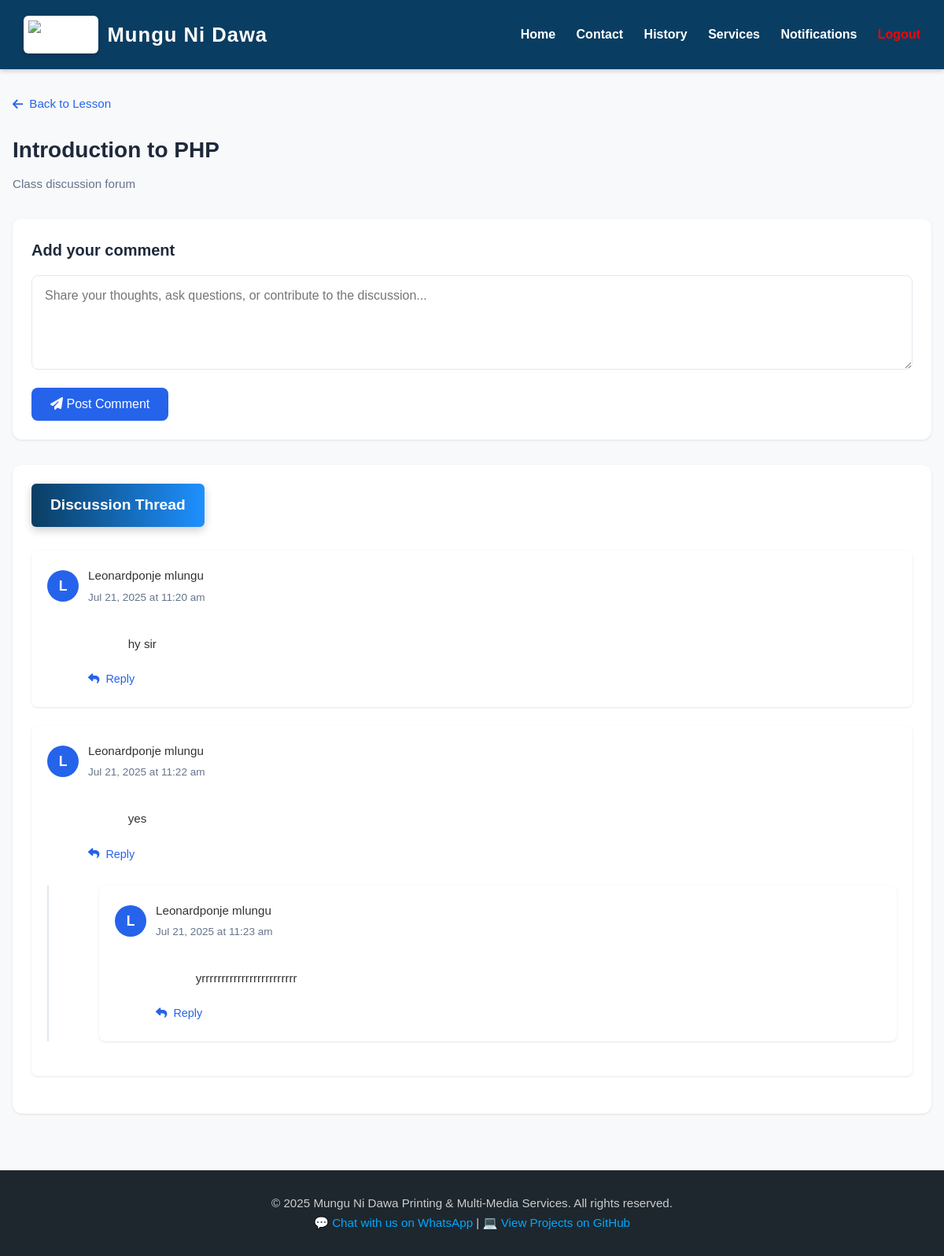
The app's page /user/class_discussion.php?class_id=20&lesson_id=1 (signed in) with its own data.
### tables this page shows
CREATE TABLE IF NOT EXISTS `scheduled_classes` (
  `id` int NOT NULL AUTO_INCREMENT,
  `lesson_id` int NOT NULL,
  `topic` varchar(255) NOT NULL,
  `class_date` datetime NOT NULL,
  `class_link` varchar(255) NOT NULL,
  `created_at` timestamp NULL DEFAULT CURRENT_TIMESTAMP,
  PRIMARY KEY (`id`),
  KEY `lesson_id` (`lesson_id`)
);

CREATE TABLE IF NOT EXISTS `class_discussions` (
  `id` int NOT NULL AUTO_INCREMENT,
  `class_id` int NOT NULL,
  `user_id` int NOT NULL,
  `message` text NOT NULL,
  `posted_at` datetime NOT NULL,
  `parent_id` int DEFAULT NULL,
  PRIMARY KEY (`id`),
  KEY `class_id` (`class_id`),
  KEY `user_id` (`user_id`)
);

CREATE TABLE IF NOT EXISTS `users` (
  `id` int NOT NULL AUTO_INCREMENT,
  `name` varchar(100) NOT NULL,
  `username` varchar(50) NOT NULL,
  `email` varchar(100) NOT NULL,
  `phone` varchar(20) DEFAULT NULL,
  `password` varchar(255) NOT NULL,
  `role` varchar(20) NOT NULL,
  `created_at` timestamp NULL DEFAULT CURRENT_TIMESTAMP,
  `education_level` int DEFAULT NULL COMMENT '1=Primary, 2=Secondary, 3=Tertiary',
  `class_id` int DEFAULT NULL,
  `semester_id` int DEFAULT NULL,
  PRIMARY KEY (`id`),
  UNIQUE KEY `username` (`username`),
  UNIQUE KEY `email` (`email`)
);

### user/class_discussion.php (the view, shortened to what this page needs)
<?php
include 'includes/db_connect.php';
$user_role = strtolower($_SESSION['users']['role'] ?? '');
$lesson_id = intval($_GET['lesson_id'] ?? 0);
$class_id = intval($_GET['class_id'] ?? 0);
$stmt = $conn->prepare("SELECT * FROM scheduled_classes WHERE id = ?");
$stmt->bind_param("i", $class_id);
$stmt->execute();
$class = $stmt->get_result()->fetch_assoc();
$discussion_stmt = $conn->prepare("
    SELECT cd.*, u.name, u.role,
           (SELECT COUNT(*) FROM class_discussions cd2 WHERE cd2.parent_id = cd.id) as reply_count
    FROM class_discussions cd
    JOIN users u ON cd.user_id = u.id
    WHERE cd.class_id = ?
    ORDER BY cd.posted_at ASC
");
$discussion_stmt->bind_param("i", $class_id);
$discussion_stmt->execute();
$discussions = $discussion_stmt->get_result()->fetch_all(MYSQLI_ASSOC);
$discussion_tree = [];
foreach ($discussions as $discussion) {
    if ($discussion['parent_id'] == 0) {
        $discussion_tree[$discussion['id']] = $discussion;
        $discussion_tree[$discussion['id']]['replies'] = [];
    }
}
foreach ($discussions as $discussion) {
    if ($discussion['parent_id'] != 0 && isset($discussion_tree[$discussion['parent_id']])) {
        $discussion_tree[$discussion['parent_id']]['replies'][] = $discussion;
    }
}
function renderDiscussion($discussion, $class_id, $user_role, $depth = 0) {
    $max_depth = 4;
    $is_lecturer = $discussion['role'] === 'lecturer';
    ?>
    <div class="comment" style="margin-left: <?= $depth * 40 ?>px;">
        <div class="comment-header">
            <div class="comment-author">
                <div class="author-avatar <?= $is_lecturer ? 'lecturer' : '' ?>">
                    <?= strtoupper(substr($discussion['name'], 0, 1)) ?>
                </div>
                <div class="author-info">
                    <span class="author-name"><?= htmlspecialchars($discussion['name']) ?></span>
                    <span class="comment-time"><?= date('M j, Y \a\t g:i a', strtotime($discussion['posted_at'])) ?></span>
                </div>
            </div>
        </div>
        <div class="comment-content">
            <?= nl2br(htmlspecialchars($discussion['message'])) ?>
        </div>
        <div class="comment-actions">
            <?php if ($depth < $max_depth): ?>
                <button class="reply-btn" data-comment="<?= $discussion['id'] ?>">
                    <i class="fas fa-reply"></i> Reply
                </button>
            <?php endif; ?>
        </div>
        <?php if (!empty($discussion['replies'])): ?>
            <div class="replies">
                <?php foreach ($discussion['replies'] as $reply): ?>
                    <?php renderDiscussion($reply, $class_id, $user_role, $depth + 1); ?>
                <?php endforeach; ?>
            </div>
        <?php endif; ?>
    </div>
    <?php
}
?>
<!DOCTYPE html>
<html lang="en">
<head>
    <link rel="stylesheet" href="https://cdnjs.cloudflare.com/ajax/libs/font-awesome/6.5.0/css/all.min.css">
</head>
<body class="page-container">
    <?php include 'includes/header.php'; ?>
    <main class="main-content">
        <div class="container">
            <div class="discussion-header">
                <a href="lesson_details.php?lesson_id=<?= $lesson_id ?>" class="back-link">
                    <i class="fas fa-arrow-left"></i> Back to Lesson
                </a>
                <h1 class="discussion-title"><?= htmlspecialchars($class['topic']) ?></h1>
                <p class="class-meta">Class discussion forum</p>
            </div>
            <div class="new-comment-card">
                <h2 class="new-comment-title">Add your comment</h2>
                <form method="POST" class="new-comment">
                    <textarea name="message" placeholder="Share your thoughts, ask questions, or contribute to the discussion..." required></textarea>
                    <button type="submit" class="submit-btn">
                        <i class="fas fa-paper-plane"></i> Post Comment
                    </button>
                </form>
            </div>
            <div class="comments-section">
                <h2 class="section-title">Discussion Thread</h2>
                <?php if (!empty($discussion_tree)): ?>
                    <?php foreach ($discussion_tree as $discussion): ?>
                        <?php renderDiscussion($discussion, $class_id, $user_role); ?>
                    <?php endforeach; ?>
                <?php endif; ?>
            </div>
        </div>
    </main>
    <?php include 'includes/footer.php'; ?>
</body>
</html>

### assets/css/style.css (style rules this page uses)
body, html { margin: 0; padding: 0; height: 100%; font-family: 'Cambria', Tahoma, Geneva, Verdana, sans-serif; background-color: #f8f9fa; color: #333; line-height: 1.6; }
a { transition: all 0.3s ease; }
input, select, textarea, button { font-family: inherit; font-size: 1rem; }
.container { max-width: 1200px; margin: 0 auto; padding: 0 16px; }
h1, h2, h3 { color: #005f99; }
.section-title { color: #ffffff; background: linear-gradient(90deg, #0a3d62, #1e90ff); padding: 12px 24px; display: inline-block; border-radius: 6px; font-size: 1.2rem; box-shadow: 0 4px 12px rgba(0, 0, 0, 0.2); margin: 0 auto 30px; text-align: center; }

### user/class_discussion.php (style rules this page uses)
:root { --primary-color: #2563eb; --primary-hover: #1d4ed8; --text-color: #1e293b; --text-light: #64748b; --border-color: #e2e8f0; --bg-color: #ffffff; --page-bg: #f8fafc; --lecturer-color: #dc2626; --student-color: #2563eb; --discussion-bg: #f1f5f9; --card-shadow: 0 1px 3px rgba(0,0,0,0.1); --card-shadow-hover: 0 4px 6px rgba(0,0,0,0.1); }
* { box-sizing: border-box; margin: 0; padding: 0; }
body { font-family: 'Inter', -apple-system, BlinkMacSystemFont, sans-serif; color: var(--text-color); background-color: var(--page-bg); line-height: 1.5; font-size: 16px; }
.page-container { display: flex; flex-direction: column; min-height: 100vh; }
.main-content { flex: 1; padding: 2rem 0; }
.container { max-width: 900px; margin: 0 auto; padding: 0 1.5rem; }
.discussion-header { margin-bottom: 2rem; }
.back-link { display: inline-flex; align-items: center; gap: 0.5rem; margin-bottom: 1.5rem; color: var(--primary-color); text-decoration: none; font-weight: 500; font-size: 0.95rem; transition: color 0.2s; }
.discussion-title { font-size: 1.75rem; font-weight: 600; margin-bottom: 0.5rem; color: var(--text-color); }
.class-meta { color: var(--text-light); font-size: 0.95rem; margin-bottom: 1.5rem; }
.new-comment-card { background: var(--bg-color); border-radius: 0.75rem; padding: 1.5rem; margin-bottom: 2rem; box-shadow: var(--card-shadow); }
.new-comment-title { font-size: 1.25rem; font-weight: 600; margin-bottom: 1rem; color: var(--text-color); }
.new-comment textarea { width: 100%; padding: 1rem; border: 1px solid var(--border-color); border-radius: 0.5rem; min-height: 120px; font-family: inherit; font-size: 1rem; resize: vertical; margin-bottom: 1rem; transition: border-color 0.2s; }
.submit-btn { background-color: var(--primary-color); color: white; border: none; padding: 0.75rem 1.5rem; border-radius: 0.5rem; font-weight: 500; cursor: pointer; font-size: 1rem; transition: background-color 0.2s; }
.comments-section { background-color: var(--bg-color); border-radius: 0.75rem; padding: 1.5rem; box-shadow: var(--card-shadow); }
.section-title { font-size: 1.25rem; font-weight: 600; margin-bottom: 1.5rem; color: var(--text-color); }
.comment { margin-bottom: 1.5rem; padding: 1.25rem; border-radius: 0.5rem; background-color: var(--bg-color); box-shadow: var(--card-shadow); transition: transform 0.2s, box-shadow 0.2s; }
.comment-header { margin-bottom: 0.75rem; }
.comment-author { display: flex; align-items: center; gap: 0.75rem; }
.author-avatar { width: 2.5rem; height: 2.5rem; border-radius: 50%; background-color: var(--student-color); color: white; display: flex; align-items: center; justify-content: center; font-weight: bold; font-size: 1.1rem; flex-shrink: 0; }
.author-info { display: flex; flex-direction: column; }
.author-name { font-weight: 500; font-size: 0.95rem; }
.comment-time { color: var(--text-light); font-size: 0.85rem; margin-top: 0.25rem; }
.comment-content { margin-left: 3.25rem; font-size: 0.95rem; white-space: pre-wrap; line-height: 1.6; }
.comment-actions { margin-left: 3.25rem; margin-top: 1rem; }
.reply-btn { background: none; border: none; color: var(--primary-color); font-size: 0.9rem; font-weight: 500; cursor: pointer; padding: 0.5rem 0; display: inline-flex; align-items: center; gap: 0.5rem; transition: color 0.2s; }
.replies { margin-top: 1.5rem; padding-left: 1.5rem; border-left: 2px solid var(--border-color); }

### records on screen
scheduled_classes: topic "Introduction to PHP"
class_discussions: user.name "L", user.name "Leonardponje mlungu", posted_at "Jul 21, 2025 at 11:20 am", message "hy sir"
class_discussions: user.name "L", user.name "Leonardponje mlungu", posted_at "Jul 21, 2025 at 11:22 am", message "yes"
class_discussions: user.name "L", user.name "Leonardponje mlungu", posted_at "Jul 21, 2025 at 11:23 am", message "yrrrrrrrrrrrrrrrrrrrrrrrr"
